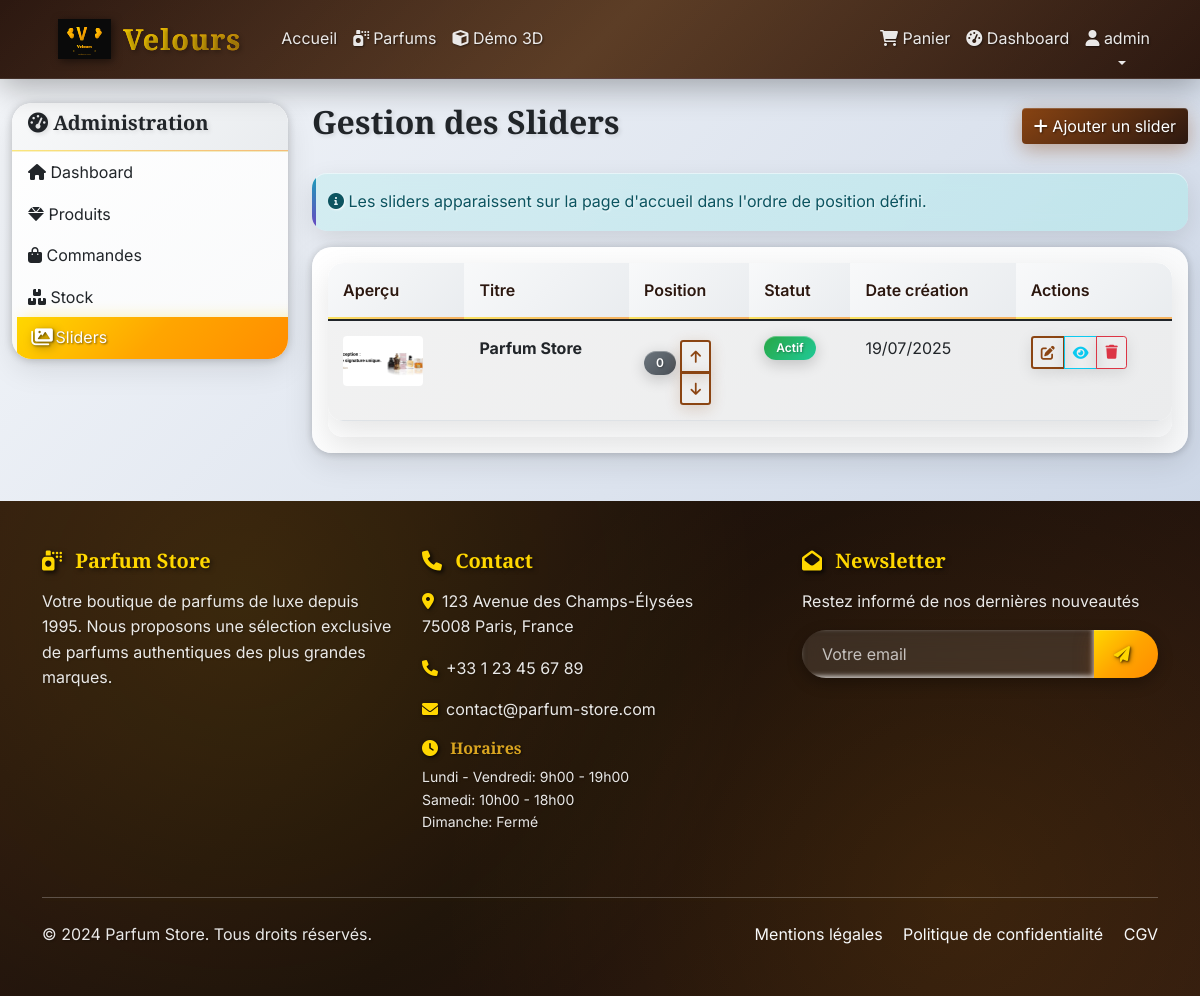
Page /admin/sliders (signed in) on the committed database.
### models.py (models this page shows, shortened)
class User(UserMixin, db.Model):
    id = db.Column(db.Integer, primary_key=True)
    username = db.Column(db.String(80), unique=True, nullable=False)
    email = db.Column(db.String(120), unique=True, nullable=False)
    password_hash = db.Column(db.String(120), nullable=False)
    first_name = db.Column(db.String(50))
    last_name = db.Column(db.String(50))
    phone = db.Column(db.String(20))
    address = db.Column(db.Text)
    is_admin = db.Column(db.Boolean, default=False)
    created_at = db.Column(db.DateTime, default=datetime.utcnow)
    orders = db.relationship('Order', backref='user', lazy=True)
    cart_items = db.relationship('CartItem', backref='user', lazy=True, cascade='all, delete-orphan')

class Slider(db.Model):
    id = db.Column(db.Integer, primary_key=True)
    title = db.Column(db.String(200), nullable=False)
    subtitle = db.Column(db.String(300))
    description = db.Column(db.Text)
    image_filename = db.Column(db.String(100), nullable=False)
    button_text = db.Column(db.String(50))
    button_link = db.Column(db.String(200))
    order_position = db.Column(db.Integer, default=0)
    active = db.Column(db.Boolean, default=True)
    created_at = db.Column(db.DateTime, default=datetime.utcnow)
    updated_at = db.Column(db.DateTime, default=datetime.utcnow, onupdate=datetime.utcnow)
    @property
    def image_url(self):
        if self.image_filename:
            return f'/static/uploads/sliders/{self.image_filename}'
        return '/static/images/slider-default.jpg'

class FooterSettings(db.Model):
    id = db.Column(db.Integer, primary_key=True)
    company_name = db.Column(db.String(200), nullable=False, default='Parfum Store')
    company_description = db.Column(db.Text)
    address = db.Column(db.Text)
    phone = db.Column(db.String(50))
    email = db.Column(db.String(100))
    facebook_url = db.Column(db.String(200))
    instagram_url = db.Column(db.String(200))
    twitter_url = db.Column(db.String(200))
    linkedin_url = db.Column(db.String(200))
    youtube_url = db.Column(db.String(200))
    opening_hours = db.Column(db.Text)
    copyright_text = db.Column(db.String(200))
    show_newsletter = db.Column(db.Boolean, default=True)
    newsletter_title = db.Column(db.String(200), default='Newsletter')
    newsletter_description = db.Column(db.Text, default='Restez informé de nos dernières nouveautés')
    created_at = db.Column(db.DateTime, default=datetime.utcnow)
    updated_at = db.Column(db.DateTime, default=datetime.utcnow, onupdate=datetime.utcnow)
    @staticmethod
    def get_settings():
        settings = FooterSettings.query.first()
        return settings

### app.py (the view)
    def decorated_function(*args, **kwargs):
        if not current_user.is_authenticated or not current_user.is_admin:
            flash('Accès non autorisé.', 'error')
            return redirect(url_for('index'))
        return f(*args, **kwargs)

### app.py (called while the page is built)
@login_manager.user_loader
def load_user(user_id):
    return User.query.get(int(user_id))

@app.context_processor
def inject_footer_settings():
    return dict(footer_settings=FooterSettings.get_settings())

def admin_required(f):
    def decorated_function(*args, **kwargs):
        if not current_user.is_authenticated or not current_user.is_admin:
            flash('Accès non autorisé.', 'error')
            return redirect(url_for('index'))
        return f(*args, **kwargs)
    decorated_function.__name__ = f.__name__
    return decorated_function

@app.route('/admin/sliders')
@login_required
@admin_required
def admin_sliders():
    page = request.args.get('page', 1, type=int)
    sliders = Slider.query.order_by(Slider.order_position.asc()).paginate(page=page, per_page=10, error_out=False)
    return render_template('admin/sliders.html', sliders=sliders)

### templates/admin/sliders.html (shortened to what this page needs)
{% extends "base.html" %}
{% block content %}
<div class="container-fluid mt-4">
    <div class="row">
        <div class="col-md-3">
            <div class="card">
                <div class="card-header">
                    <h5><i class="fas fa-tachometer-alt"></i> Administration</h5>
                </div>
                <div class="list-group list-group-flush">
                    <a href="{{ url_for('admin_dashboard') }}" class="list-group-item list-group-item-action">
                        <i class="fas fa-home"></i> Dashboard
                    </a>
                    <a href="{{ url_for('admin_products') }}" class="list-group-item list-group-item-action">
                        <i class="fas fa-gem"></i> Produits
                    </a>
                    <a href="{{ url_for('admin_orders') }}" class="list-group-item list-group-item-action">
                        <i class="fas fa-shopping-bag"></i> Commandes
                    </a>
                    <a href="{{ url_for('admin_stock') }}" class="list-group-item list-group-item-action">
                        <i class="fas fa-boxes"></i> Stock
                    </a>
                    <a href="{{ url_for('admin_sliders') }}" class="list-group-item list-group-item-action active">
                        <i class="fas fa-images"></i> Sliders
                    </a>
                </div>
            </div>
        </div>
        <div class="col-md-9">
            <div class="d-flex justify-content-between align-items-center mb-4">
                <h2>Gestion des Sliders</h2>
                <a href="{{ url_for('admin_add_slider') }}" class="btn btn-primary">
                    <i class="fas fa-plus"></i> Ajouter un slider
                </a>
            </div>
            <div class="alert alert-info">
                <i class="fas fa-info-circle"></i>
                Les sliders apparaissent sur la page d'accueil dans l'ordre de position défini.
            </div>
            {% if sliders.items %}
            <div class="card">
                <div class="card-body">
                    <div class="table-responsive">
                        <table class="table table-striped">
                            <thead>
                                <tr>
                                    <th>Aperçu</th>
                                    <th>Titre</th>
                                    <th>Position</th>
                                    <th>Statut</th>
                                    <th>Date création</th>
                                    <th>Actions</th>
                                </tr>
                            </thead>
                            <tbody id="sliders-table">
                                {% for slider in sliders.items %}
                                <tr data-slider-id="{{ slider.id }}">
                                    <td>
                                        <img src="{{ slider.image_url }}" alt="{{ slider.title }}" style="width: 80px; height: 50px; object-fit: cover;" class="rounded">
                                    </td>
                                    <td>
                                        <strong>{{ slider.title }}</strong><br>
                                    </td>
                                    <td>
                                        <span class="badge bg-secondary">{{ slider.order_position }}</span>
                                        <div class="btn-group-vertical btn-group-sm mt-1" role="group">
                                            <button type="button" class="btn btn-outline-primary btn-sm" onclick="moveSlider({{ slider.id }}, 'up')" title="Monter">
                                                <i class="fas fa-arrow-up"></i>
                                            </button>
                                            <button type="button" class="btn btn-outline-primary btn-sm" onclick="moveSlider({{ slider.id }}, 'down')" title="Descendre">
                                                <i class="fas fa-arrow-down"></i>
                                            </button>
                                        </div>
                                    </td>
                                    <td>
                                        {% if slider.active %}
                                        <span class="badge bg-success">Actif</span>
                                        {% else %}
                                        <span class="badge bg-secondary">Inactif</span>
                                        {% endif %}
                                    </td>
                                    <td>{{ slider.created_at.strftime('%d/%m/%Y') }}</td>
                                    <td>
                                        <div class="btn-group btn-group-sm" role="group">
                                            <a href="{{ url_for('admin_edit_slider', id=slider.id) }}" class="btn btn-outline-primary" title="Modifier">
                                                <i class="fas fa-edit"></i>
                                            </a>
                                            <button type="button" class="btn btn-outline-info" onclick="previewSlider({{ slider.id }})" title="Aperçu">
                                                <i class="fas fa-eye"></i>
                                            </button>
                                            <a href="{{ url_for('admin_delete_slider', id=slider.id) }}" class="btn btn-outline-danger" onclick="return confirm('Êtes-vous sûr de vouloir supprimer ce slider ?')" title="Supprimer">
                                                <i class="fas fa-trash"></i>
                                            </a>
                                        </div>
                                    </td>
                                </tr>
                                {% endfor %}
                            </tbody>
                        </table>
                    </div>
                </div>
            </div>
            {% endif %}
        </div>
    </div>
</div>
{% endblock %}

### templates/base.html (shortened to what this page needs)
<!DOCTYPE html>
<html lang="fr">
<head>
    <link href="https://cdn.jsdelivr.net/npm/bootstrap@5.1.3/dist/css/bootstrap.min.css" rel="stylesheet">
    <link href="https://cdnjs.cloudflare.com/ajax/libs/font-awesome/6.0.0/css/all.min.css" rel="stylesheet">
    <link href="{{ url_for('static', filename='css/style.css') }}" rel="stylesheet">
</head>
<body>
    <nav class="navbar navbar-expand-lg navbar-dark bg-dark">
        <div class="container">
            <a class="navbar-brand velours-brand" href="{{ url_for('index') }}">
                <img src="{{ url_for('static', filename='images/logo/velours-logo.svg') }}" alt="Velours" class="velours-logo">
                <span class="brand-text">Velours</span>
            </a>
            <div class="collapse navbar-collapse" id="navbarNav">
                <ul class="navbar-nav me-auto">
                    <li class="nav-item">
                        <a class="nav-link" href="{{ url_for('index') }}">Accueil</a>
                    </li>
                    <li class="nav-item">
                        <a class="nav-link" href="{{ url_for('catalog') }}">
                            <i class="fas fa-spray-can me-1"></i>Parfums
                        </a>
                    </li>
                    <li class="nav-item">
                        <a class="nav-link" href="{{ url_for('demo_3d') }}">
                            <i class="fas fa-cube"></i> Démo 3D
                        </a>
                    </li>
                </ul>
                <ul class="navbar-nav">
                    {% if current_user.is_authenticated %}
                        <li class="nav-item">
                            <a class="nav-link" href="{{ url_for('cart') }}">
                                <i class="fas fa-shopping-cart"></i> Panier
                            </a>
                        </li>
                        {% if current_user.is_admin %}
                        <li class="nav-item">
                            <a class="nav-link" href="{{ url_for('admin_dashboard') }}">
                                <i class="fas fa-tachometer-alt"></i> Dashboard
                            </a>
                        </li>
                        {% endif %}
                        <li class="nav-item dropdown">
                            <a class="nav-link dropdown-toggle" href="#" id="navbarDropdown" role="button" data-bs-toggle="dropdown">
                                <i class="fas fa-user"></i> {{ current_user.username }}
                            </a>
                        </li>
                    {% endif %}
                </ul>
            </div>
        </div>
    </nav>
    <main>
        {% block content %}{% endblock %}
    </main>
    <footer class="bg-dark text-light py-5 mt-5">
        <div class="container">
            <div class="row">
                <div class="col-lg-4 col-md-6 mb-4">
                    <h5><i class="fas fa-spray-can"></i> {{ footer_settings.company_name }}</h5>
                    {% if footer_settings.company_description %}
                    <p>{{ footer_settings.company_description }}</p>
                    {% endif %}
                </div>
                <div class="col-lg-4 col-md-6 mb-4">
                    <h5><i class="fas fa-phone"></i> Contact</h5>
                    {% if footer_settings.address %}
                    <p><i class="fas fa-map-marker-alt me-2"></i>{{ footer_settings.address|replace('\n', '<br>')|safe }}</p>
                    {% endif %}
                    {% if footer_settings.phone %}
                    <p><i class="fas fa-phone me-2"></i>{{ footer_settings.phone }}</p>
                    {% endif %}
                    {% if footer_settings.email %}
                    <p><i class="fas fa-envelope me-2"></i>{{ footer_settings.email }}</p>
                    {% endif %}
                    {% if footer_settings.opening_hours %}
                    <h6 class="mt-3"><i class="fas fa-clock"></i> Horaires</h6>
                    <p class="small">{{ footer_settings.opening_hours|replace('\n', '<br>')|safe }}</p>
                    {% endif %}
                </div>
                {% if footer_settings.show_newsletter %}
                <div class="col-lg-4 col-md-12 mb-4">
                    <h5><i class="fas fa-envelope-open"></i> {{ footer_settings.newsletter_title or 'Newsletter' }}</h5>
                    <p>{{ footer_settings.newsletter_description or 'Restez informé de nos dernières nouveautés' }}</p>
                    <form class="newsletter-form">
                        <div class="input-group">
                            <input type="email" class="form-control" placeholder="Votre email" required>
                            <button class="btn btn-primary" type="submit">
                                <i class="fas fa-paper-plane"></i>
                            </button>
                        </div>
                    </form>
                </div>
                {% endif %}
            </div>
            <hr class="my-4">
            <div class="row">
                <div class="col-md-6">
                    <p class="mb-0">{{ footer_settings.copyright_text or '© 2024 Parfum Store. Tous droits réservés.' }}</p>
                </div>
                <div class="col-md-6 text-md-end">
                    <a href="#" class="text-light me-3">Mentions légales</a>
                    <a href="#" class="text-light me-3">Politique de confidentialité</a>
                    <a href="#" class="text-light">CGV</a>
                </div>
            </div>
        </div>
    </footer>
</body>
</html>

### rows in the picture
User: username "admin"
Slider: image_url (picture), title "Parfum Store", order_position "0", active "Actif", created_at "19/07/2025"
FooterSettings: company_name "Parfum Store", company_description "Votre boutique de parfums de luxe depuis 1995. Nous proposons une sélection exclusive de parfums authentiques des plus grandes marques.", address "123 Avenue des Champs-Élysées 75008 Paris, France", phone "+33 1 23 45 67 89", email "contact@parfum-store.com", opening_hours "Lundi - Vendredi: 9h00 - 19h00 Samedi: 10h00 - 18h00 Dimanche: Fermé", newsletter_title "Newsletter", newsletter_description "Restez informé de nos dernières nouveautés", copyright_text "© 2024 Parfum Store. Tous droits réservés."
